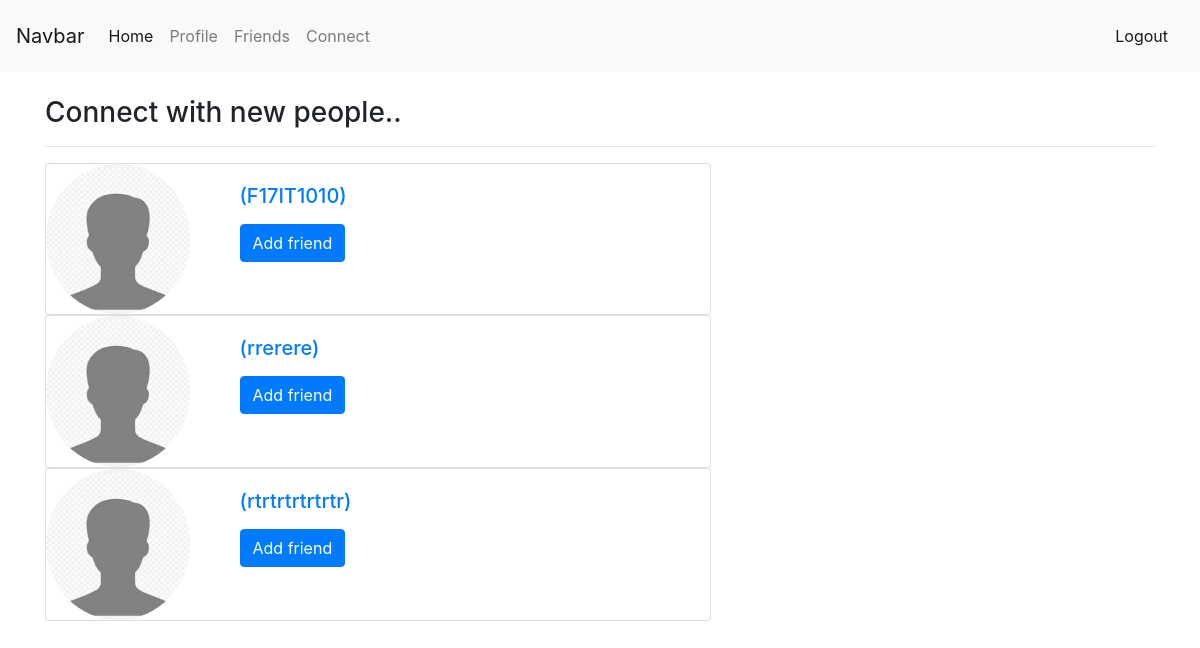
Before: /profile/connect/ (signed in) with the older database file.
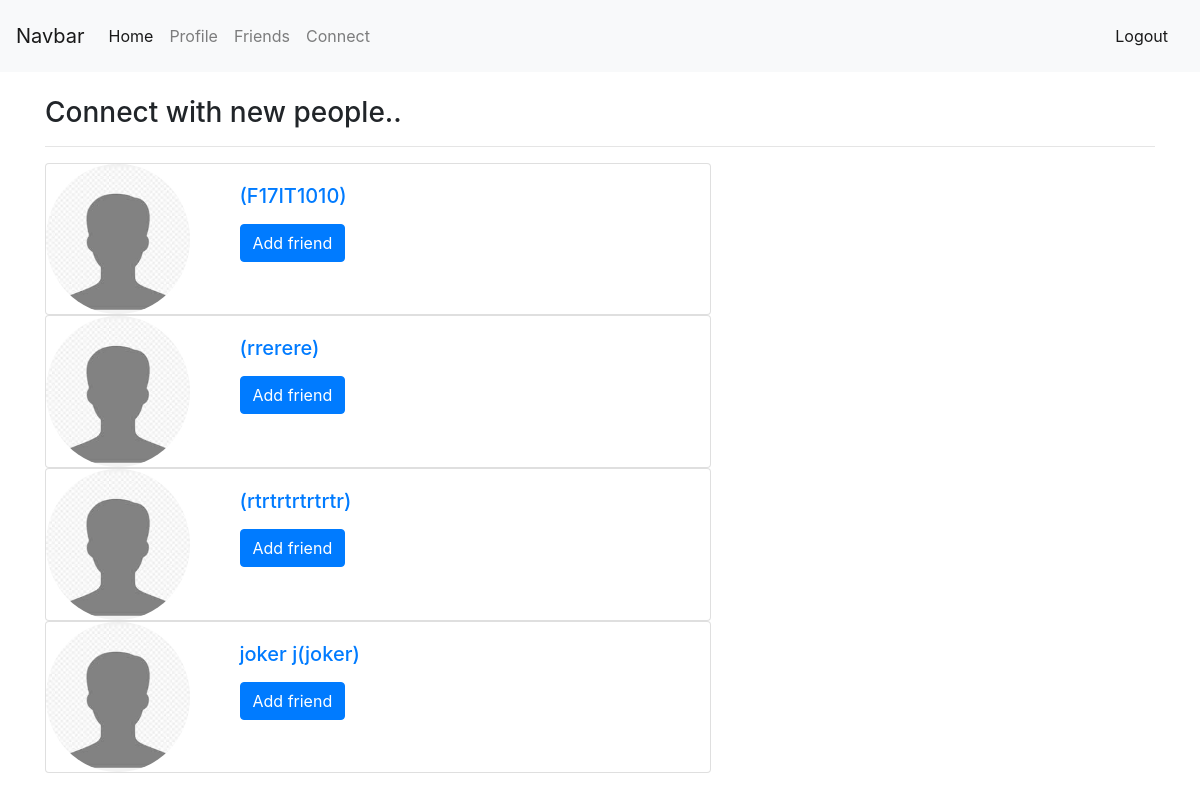
After: the same page with the newer database file.
### profiles/models.py (models this page shows, shortened)
class Profile(models.Model):
	first_name  = models.CharField (max_length=200)
	last_name = models.CharField (max_length=200,blank=True)
	user = models.OneToOneField(User, on_delete=models.CASCADE)
	bio = models.TextField(max_length=300,blank=True)
	email = models.EmailField(max_length=200)
	country = models.CharField(max_length=50)
	avatar = models.ImageField(default='avatar.jfif',upload_to='avatars/')
	slug = models.SlugField(unique=True, blank=True)
	friends = models.ManyToManyField(User, blank=True, related_name='friends')
	created_at = models.DateField(auto_now_add=True)
	updated_at = models.DateField(auto_now=True)
	def __str__(self):
		return f"{self.first_name} {self.last_name}({self.user.username})"
	def get_all_friends(self):
		return self.friends.all()

### profiles/views.py (the view)
# urls.py: path('connect/',new_Friend, name='new_friend'),
@login_required
def new_Friend(request):
	profile = Profile.objects.get(user=request.user)
	temp = profile.get_all_friends()
	all_profile = Profile.objects.all().exclude(user__in=temp).exclude(user=request.user)
	ctx = {
	'profile':profile,
	'all_profile': all_profile,
	'friends':False,
	'friends_pending':False,
	'wating_approval':False
	}
	return render(request, 'profile/friends.html',ctx)

### templates/profile/friends.html (shortened to what this page needs)
{% extends "base.html" %}
{% block body %}
	<br>
	{% if  not friends %}
	{% if not friends_pending%}
		<h3>Connect with new people..</h3>
		<hr>
		{% for profile in all_profile %}
		<div class="card" style="width: 60%;">
			<div class="row">
				<div class="col-sm-3">
					<a href="{% url 'profiles:profile_view' slug=profile.slug %}">
						<img class="card-img-top rounded-circle"
						src="{{profile.avatar.url}}" alt="Card image cap"></a>
				</div>
				<div class="col-sm-9">
					<div class="card-body">
						<a href="{% url 'profiles:profile_view' slug=profile.slug %}">
					    <h5 class="card-title">{{profile}}</h5></a>
			    		{% if profile in wating_approval %}
					    <form action="{% url 'profiles:remove_friend' %}" method="POST">
                            {% csrf_token %}
                            <input type="hidden" name="next" value="list">
                            <input type="hidden" name="friend_id" value={{profile.pk}}>
                            <p>Wating for apporaval</p>
                            <button type="submit" class="btn btn-secondary">Withdraw</button>
                        </form>
                        {% else %}
                        <form action="{% url 'profiles:add_friend' %}" method="POST">
                            <button type="submit" class="btn btn-primary">Add friend</button>
                        </form>
                        {% endif %}
					  </div>
				</div>
			</div>
		</div>
	{% endfor %}
	{% endif %}
	{% endif %}
	{% endblock body %}

### templates/base.html (shortened to what this page needs)
{% load static %}
<!DOCTYPE html>
<html>
<head>
	<link rel="stylesheet" href="https://maxcdn.bootstrapcdn.com/bootstrap/4.0.0/css/bootstrap.min.css">
	<link rel="stylesheet" href="https://cdnjs.cloudflare.com/ajax/libs/font-awesome/4.7.0/css/font-awesome.min.css">
</head>
<body>
	{% if user.is_authenticated %}
	{% include "navbar.html" with user=profile %}
	{% endif %}
	<br><br><br>
	<div class="container">
		{% block body %}
		{% endblock body %}
	</div>
</body>
</html>

### templates/navbar.html (shortened to what this page needs)
<nav class="navbar  navbar-expand-lg fixed-top navbar-light bg-light">
  <a class="navbar-brand" href="#">Navbar</a>
  <div class="collapse navbar-collapse" id="navbarSupportedContent">
    <ul class="navbar-nav mr-auto">
      <li class="nav-item active">
        <a class="nav-link" href=" {% url 'posts:post_list' %} ">Home <span class="sr-only">(current)</span></a>
      </li>
      <li class="nav-item">
        <a class="nav-link" href="{% url 'profiles:profile_view' slug=user.slug %}">Profile</a>
      </li>
      <li class="nav-item">
        <a class="nav-link" href="{% url 'profiles:profile_list_view' %}">Friends</a>
      </li>
      <li class="nav-item">
        <a class="nav-link" href="{% url 'profiles:new_friend' %}">Connect</a>
      </li>
    </ul>
      <span class="navbar-text">
        <a class="nav-link" href="{% url 'logout' %}?next={% url 'posts:post_list' %}">Logout</a>
      </span>
  </div>
</nav>

Changed rows visible on the page:
added Profile: avatar (placeholder picture), first_name+last_name+user "joker j(joker)"
